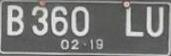
%> input picture dataset/1.jpg, 171 x 56 px
$ octave main.m   (GNU Octave 9; MATLAB toolbox functions it lacks are replaced by stand-ins)
%> lines starting %> are read from the running program, lines starting %| are printed output that depends on the picture; in (x1, y1, x2, y2) boxes, pixels count from 0 and x2, y2 are one past the last pixel; in counts of white or black regions, pixels touching at a corner belong together; the program's own positions count from 1
### otsu_binarize.m
function result = otsu_binarize(I)
    threshold = graythresh(I);
    result = im2bw(I, threshold);

### should_invert.m
function result = should_invert(BW)
    white_count = sum(BW == 1, 'all');
    result = white_count > numel(BW)/2;
end

### sobel.m
function result = Sobel(I, type)
    mask =  [-3 0 3;-10 0 10;-3 0 3];
    if (type == "vertical")
        mask = transpose(mask);
    end
    result = convn(double(I), double(mask), 'same');

### horizontal_bound_segment.m
function [upper, lower] = horizontal_bound_segment(I)
    hist = count_color(I);
    mean_value = mean(hist);

    upper = 1;
    while upper <= length(hist)
        if hist(upper) >= mean_value
            break
        end
        upper = upper + 1;
    end

    lower = length(hist);
    while lower > 0
        if hist(lower) >= mean_value
            break
        end
        lower = lower - 1;
    end
end

function result = count_color(I)
    [row_size, col_size,] = size(I);
    result = zeros(row_size, 1);

    for row_index = 1:row_size
        count = 0;
        for col_index = 1:col_size
            if I(row_index, col_index, 1) > 0
                count = count + 1;
            end
        end
        result(row_index) = count;
    end
end

### vertical_segment.m
function result = vertical_segment(I)
    hist = count_color(I);
    result = [];

    th = 3;

    zero_mode = hist(1) == 0;
    for i = 2:length(hist)
        v = hist(i);
        if zero_mode && v > th
            zero_mode = 0;
            result = [result, i - 1];
        elseif ~zero_mode && v <= th
            zero_mode = 1;
            result = [result, i];
        end
    end
end

function result = count_color(I)
    [row_size, col_size,] = size(I);
    result = zeros(col_size, 1);

    for col_index = 1:col_size
        count = 0;
        for row_index = 1:row_size
            if I(row_index, col_index, 1) > 0
                count = count + 1;
            end
        end
        result(col_index) = count;
    end
end

### segment_characters.m
function result = segment_characters(segment_line_indices)
    l = length(segment_line_indices);
    sizes = zeros(floor(l/2), 1);

    % Loop for (i*2, i*2 - 1) pairs.
    i = 1;
    while i*2 <= l
        sizes(i) = segment_line_indices(i*2) - segment_line_indices(i*2 - 1);
        i = i + 1;
    end

    avg_size = mean(sizes);

    i = 1;
    while i <= length(sizes)-1
        size = sizes(i);
        size2 = sizes(i + 1);
        if is_below_threshold(avg_size, size) && is_below_threshold(avg_size, size2)
            merged_size = segment_line_indices((i + 1)*2) - segment_line_indices(i*2 - 1);
            sizes(i) = merged_size;
            sizes(i + 1) = [];

            segment_line_indices(i*2) = [];
            segment_line_indices((i + 1)*2 - 1) = [];

            i = i - 1;
        end
        i = i + 1;
    end

    avg_size = mean(sizes);

    i = 1;
    while i <= length(sizes)
        size = sizes(i);
        if is_above_threshold(avg_size, size)
            half = round(size/2);
            sizes(i) = half;
            sizes = [
                sizes(1:i)
                half
                sizes(i+1:end)
            ];

            mid = segment_line_indices(i*2)-half;

            segment_line_indices = [
                segment_line_indices(1:i*2 - 1)
                mid
                mid
                segment_line_indices(i*2:end)
            ];

            i = i + 1;
        end
        i = i + 1;
    end

    result = segment_line_indices;
end

function result = is_below_threshold(avg, size)
    result = size < avg*2/3;
end

function result = is_above_threshold(avg, size)
    result = size > avg*4/3;
end

### char_separation.m
function result = char_separation(img, segment_idx)
%     disp(size(segment_idx))
    % Get red lines index columns
    i = 1;

    [~, n] = size(segment_idx);
    chars = cell(ceil(n/2),1);
    j = 1;
    while(i < n)
        segment_idx(1, i)
        partial = img(:, segment_idx(1, i):segment_idx(1, i + 1));
        %disp(partial)
        %disp(chars(j))
        chars{j} = partial;
        i = i + 2;
        j = j + 1;
    end

    result = chars;

### trim_char.m
function result = trim_char(img)
    [m, n] = size(img);

    firstIdx = m;
    i = 1;
    while (i <= m)
        j = 1;
        while(j <= n)
            if (img(i, j) == 1)
                firstIdx = i;
                i = m + 1;
                break;
            end
            j = j + 1;
        end
        i = i + 1;
    end

    lastIdx = m;
    k = m;
    while (k > 0)
        l = n;
        while(l > 0)
            if (img(k, l) == 1)
                lastIdx = k;
                k = 0;
                break;
            end
            l = l - 1;
        end
        k = k - 1;
    end

    result = img(firstIdx + 1:lastIdx, 1:n);
end

### get_char.m
function result = get_char(img)
    [m, n] = size(img);

    score = zeros(36, 1);

    filelist = dir('chars');
    count = 1;
    for i=1 : length(filelist)
        filename = filelist(i);
        if ~strcmp(filename.name , '.') && ~strcmp(filename.name , '..')
            char_img = imresize( ...
                otsu_binarize(imread("chars/" + filename.name)), ...
                [m, n]);
            score(count) = compare_char(img, char_img);
            count = count + 1;
        end
    end


    [~, idx] = max(score);

    if (idx < 11)
        result = idx - 1;
    else
        result = char(idx + 54);
    end


end

### main.m
%% Removing upper and lower bounds of license plates

I = imread("dataset/1.jpg");
%> I is the input picture: size 56x171x3 uint8; mean R, G, B 120.3, 120.4, 119.1
if should_invert(otsu_binarize(I))
%> in otsu_binarize, `threshold = graythresh(I);`: threshold = 0.557
%> in otsu_binarize, `result = im2bw(I, threshold);`:
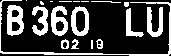
%> result: size 56x171 logical; 26.2% white; 19 white regions (7 under 20 px), largest, box (x1, y1, x2, y2) and area: (0, 0, 171, 56) 572, (7, 5, 24, 36) 354, (51, 6, 68, 36) 308
%> in should_invert, `white_count = sum(BW == 1, 'all');`: white_count = 2510
%> in should_invert, `result = white_count > numel(BW)/2;`: result = false
    I = imcomplement(I);
end
I_binarized = otsu_binarize(I);
% figure; imshow(I_binarized);
I_sobel = sobel(I_binarized, "horizontal");
%> in Sobel, `result = convn(double(I), double(mask), 'same');`:
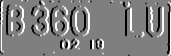
%> result: size 56x171 double; min -16, max 16, mean 0; drawn with min black and max white
% figure; imshow(I_sobel);
[upper_bound, lower_bound] = horizontal_bound_segment(I_sobel);
%> after the loop in count_color, `for row_index = 1:row_size`: result = 56 values, max 33 at index 31, min 3 at index 56, mean 20.36
%> in horizontal_bound_segment, `hist = count_color(I);`: hist has the same summary as result in count_color
%> in horizontal_bound_segment, `mean_value = mean(hist);`: mean_value = 20.36
%> upper_bound = 2; lower_bound = 36
I_segmented = I(upper_bound:lower_bound, :, :);
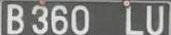
%> I_segmented: size 35x171x3 uint8; mean R, G, B 128.4, 128.4, 126.7
% figure; imshow(I_segmented);

I = I_segmented;


%% Character segmentation

BW = otsu_binarize(I);
%> in otsu_binarize (call 3), `threshold = graythresh(I);`: threshold = 0.576
%> in otsu_binarize (call 3), `result = im2bw(I, threshold);`:
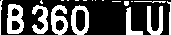
%> result: size 35x171 logical; 30.4% white; 20 white regions (10 under 20 px), largest, box (x1, y1, x2, y2) and area: (7, 4, 24, 34) 342, (51, 5, 68, 35) 299, (71, 5, 89, 35) 285

% TODO: Check if it's really needed.
BW = bwareaopen(BW, floor(numel(I)/150));
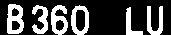
%> BW: size 35x171 logical; 27.1% white; 6 white regions, box (x1, y1, x2, y2) and area: (7, 4, 24, 34) 342, (51, 5, 68, 35) 299, (71, 5, 89, 35) 285, (32, 5, 48, 34) 255, (147, 6, 163, 35) 255, (126, 7, 143, 35) 183

figure; imshow(BW);

I_sobel = sobel(BW, "horizontal");
%> call 2 of Sobel, with type = 'horizontal'
%> in Sobel (call 2), `result = convn(double(I), double(mask), 'same');`:
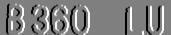
%> result: size 35x171 double; min -16, max 16, mean 0; drawn with min black and max white
% figure; imshow(I_sobel);
segment_line_indices = vertical_segment(BW);
%> after the loop in count_color, `for col_index = 1:col_size`: result = 171 values, max 30 at index 10, min 0 at index 1, mean 9.47
%> in vertical_segment, `hist = count_color(I);`: hist has the same summary as result in count_color
%> in vertical_segment, `zero_mode = hist(1) == 0;`: zero_mode = true
%> the loop in vertical_segment, `for i = 2:length(hist)` made 170 passes
%> v on passes 1 to 12: 0, 0, 0, 0, 0, 0, 16, 29, 30, 30, 30, 15
%> after the loop in vertical_segment, `for i = 2:length(hist)`: result = [7 25 32 49 51 69 71 90 126 144 147 164]; zero_mode = 1
%> segment_line_indices = [7 25 32 49 51 69 71 90 126 144 147 164]
segment_line_indices = segment_characters(segment_line_indices);
%> after the loop in segment_characters, `while i*2 <= l`: sizes = [18; 17; 18; 19; 18; 17]
%> in segment_characters, `avg_size = mean(sizes);`: avg_size = 17.83
%> the loop in segment_characters, `while i <= length(sizes)-1` made 5 passes
%> (size, size2) on passes 1 to 5: (18, 17), (17, 18), (18, 19), (19, 18), (18, 17)
%> after the loop in segment_characters, `while i <= length(sizes)-1`: segment_line_indices = [7 25 32 49 51 69 71 90 126 144 147 164]
%> the loop in segment_characters, `while i <= length(sizes)` made 6 passes
%> size on passes 1 to 6: 18, 17, 18, 19, 18, 17

[row_size, col_size,] = size(I);
%> row_size = 35; col_size = 513

% figure; imshow(I);
hold on;
for i = 1:length(segment_line_indices)
    line_index = segment_line_indices(i);
    plot( ...
        [line_index line_index], [0 row_size], ...
        'Color', 'red', ...
        'LineWidth', 1 ...
    );
end
%> this loop made 12 passes
%> line_index on passes 1 to 12: 7, 25, 32, 49, 51, 69, 71, 90, 126, 144, 147, 164
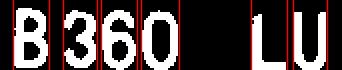
%> figure redrawn from the program's plot data; shown 2 times larger
hold off;
plate_char_images = char_separation(BW, segment_line_indices);
%> the loop in char_separation, `while(i < n)` made 6 passes
%> after the loop in char_separation, `while(i < n)`: chars = 6 items
%> plate_char_images = 6 items

[num_char, ~] = size(plate_char_images);
%> num_char = 6

str = '';
for i=1:num_char
    plate_char_images{i} = trim_char(plate_char_images{i});
%> in trim_char, `[m, n] = size(img);`: m = 35; n = 19
%> in trim_char, `firstIdx = m;`: firstIdx = 35
%> the loop in trim_char, `while (i <= m)` made 5 passes
%> i on passes 1 to 5: 2, 3, 4, 5, 37
%> after the loop in trim_char, `while (i <= m)`: firstIdx = 5
%> in trim_char, `lastIdx = m;`: lastIdx = 35
%> the loop in trim_char, `while (k > 0)` made 2 passes
%> k on passes 1 to 2: 34, -1
%> after the loop in trim_char, `while (k > 0)`: lastIdx = 34
    str = strcat(str, string(get_char(plate_char_images{i})));
%> in get_char, `[m, n] = size(img);`: m = 29
end

disp(str);
